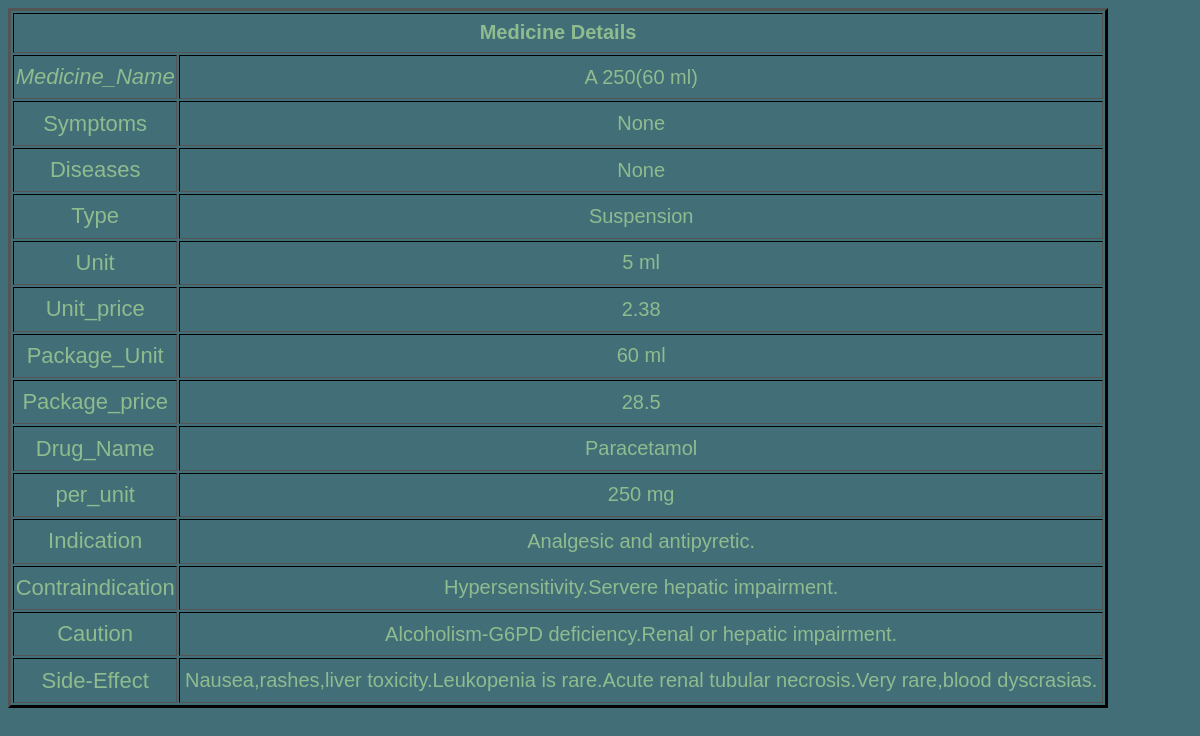
/guide/view/3/, run on the app's committed database.
### guide/models.py (models this page shows, shortened)
class guides(models.Model):
    mname=models.CharField(null='False',verbose_name='Medicine_Name',max_length=30)
    symptoms = models.CharField(max_length=1000, null='False')
    diseases = models.CharField(max_length=1000,null='False')
    category=models.CharField(null='False',verbose_name='Type',max_length=50)
    unit=models.CharField(max_length=10,null='False',verbose_name='Unit')
    unit_price=models.FloatField(null='False',verbose_name='Unit_price')
    package_unit=models.CharField(max_length=10,null='False',verbose_name='Package_Unit')
    package_price=models.FloatField(null='False',verbose_name='Package_price')
    drug=models.CharField(max_length=20,null='False',verbose_name='Drug_Name')
    per_unit=models.CharField(max_length=10,null='False',verbose_name='per_unit')
    indication=models.CharField(max_length=100,verbose_name='Indication')
    contraindication=models.CharField(max_length=100,verbose_name='Containdication')
    caution=models.CharField(max_length=500,null='True',verbose_name='Caution')
    side_effect=models.CharField(max_length=500,null='True',verbose_name='Side-Effect')

### guide/views.py (the view)
# urls.py: path('view/<int:pk>/', View,name='vieww'),
def View(request, pk):
    guide= get_object_or_404(guides,id=pk)
    return render(request,'view.html',{'key':guide})

### guide/templates/view.html
{% load static %}
<html>
    <head>
        <link rel="stylesheet" type="text/css" href="{% static 'guide.css' %}">
    </head>
    <body>
        <table border=3>
        <th colspan="2">Medicine Details</th>
<tr><td class="menu"><I>Medicine_Name</I></td><td>{{key.mname}}</td></tr>
<tr><td class="menu">Symptoms</td><td>{{key.symptoms}}</td></tr>
<tr><td class="menu">Diseases</td><td>{{key.diseases}}</td></tr>
<tr><td class="menu">Type</td><td>{{ key.category }}</td></tr>
<tr><td class="menu">Unit</td><td>{{ key.unit }}</td></tr>
<tr><td class="menu">Unit_price</td><td>{{ key.unit_price }}</td></tr>
<tr><td class="menu">Package_Unit</td><td>{{ key.package_unit }}</td></tr>
<tr><td class="menu">Package_price</td><td>{{ key.package_price }}</td></tr>
<tr><td class="menu">Drug_Name</td><td>{{ key.drug }}</td></tr>
<tr><td class="menu">per_unit</td><td>{{ key.per_unit }}</td></tr>
<tr><td class="menu">Indication</td><td>{{ key.indication }}</td></tr>
<tr><td class="menu">Contraindication</td><td>{{ key.contraindication }}</td></tr>
<tr><td class="menu">Caution</td><td>{{ key.caution }}</td></tr>
<tr><td class="menu">Side-Effect</td><td>{{ key.side_effect }}</td></tr>
        </table>
</body>
</html>

### guide/static/guide.css (style rules this page uses)
body { background-color: rgba(13, 70, 83, 0.78); }
table { border-color:black; height:700px; width:1100px; text-align: center; font-size: 20px; color:darkseagreen; font-family: Arial, Helvetica, sans-serif; }
table tr td.menu { font-size: 22px; }

### data on the page
guides: mname "A 250(60 ml)", symptoms "None", diseases "None", category "Suspension", unit "5 ml", unit_price "2.38", package_unit "60 ml", package_price "28.5", drug "Paracetamol", per_unit "250 mg", indication "Analgesic and antipyretic.", contraindication "Hypersensitivity.Servere hepatic impairment.", caution "Alcoholism-G6PD deficiency.Renal or hepatic impairment.", side_effect "Nausea,rashes,liver toxicity.Leukopenia is rare.Acute renal tubular necrosis.Very rare,blood dyscrasias."
